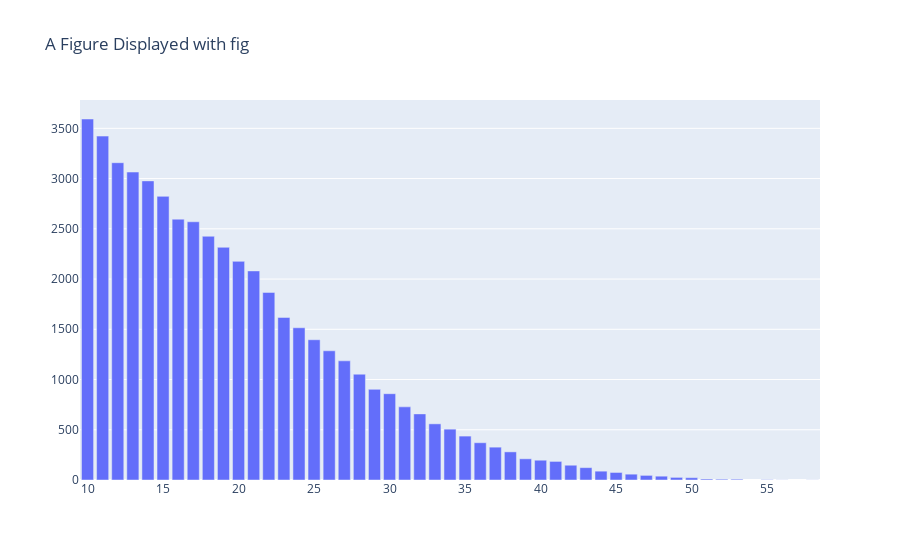

Notebook code cell kept with this figure:
### Code cell
import plotly.graph_objects as go

x_array = list(stat.keys())
x_array.sort()
y_array = [stat[i] for i in x_array]

fig = go.Figure(
    data=[go.Bar(x=x_array, y=y_array)],
    layout_title_text="A Figure Displayed with fig"
)
fig.show()

### Figure 1 — Plotly figure (JSON) as saved in the notebook; plotly's stock layout.template omitted (floating-point values rounded to 4 significant figures)
{"data": [{"type": "bar", "x": [10, 11, 12, 13, 14, 15, 16, 17, 18, 19, 20, 21, 22, 23, 24, 25, 26, 27, 28, 29, 30, 31, 32, 33, 34, 35, 36, 37, 38, 39, 40, 41, 42, 43, 44, 45, 46, 47, 48, 49, 50, 51, 52, 53, 55, 56, 58], "y": [3593, 3423, 3158, 3065, 2977, 2823, 2596, 2570, 2426, 2316, 2176, 2081, 1867, 1618, 1515, 1396, 1286, 1186, 1053, 902, 859, 728, 658, 559, 506, 437, 371, 327, 280, 211, 197, 185, 147, 123, 88, 75, 58, 46, 38, 26, 23, 10, 8, 8, 3, 1, 1]}], "layout": {"title": {"text": "A Figure Displayed with fig"}}}
